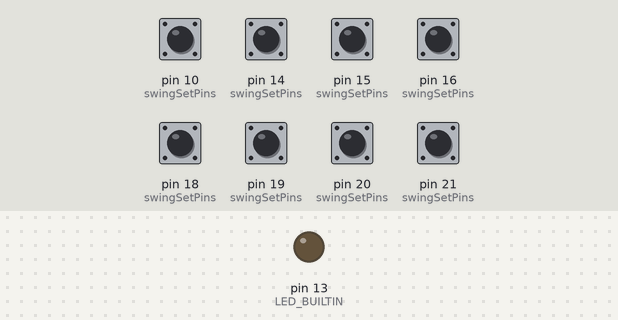
This sketch was run on a simulated Arduino Leonardo, built with avr-gcc and run on an emulated ATmega32U4. On the bench: output pins drawn as LEDs (lit = HIGH). Inputs (shaded band) come from the test bench; at power-on: pin 10 (swingSetPins), pin 14 (swingSetPins), pin 15 (swingSetPins), pin 16 (swingSetPins), pin 18 (swingSetPins), pin 19 (swingSetPins), pin 20 (swingSetPins), pin 21 (swingSetPins) HIGH.

Above: at 1.2 s.
1.3 s: pin 10 (swingSetPins) pulled LOW for 0.15 s
At 2.2 s:
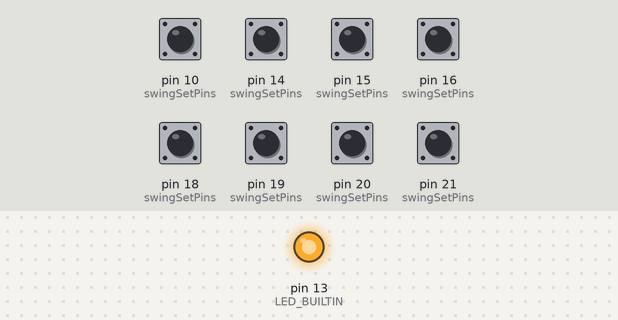
4.4 s: pin 10 (swingSetPins) pulled LOW for 1 s
At 7.6 s:
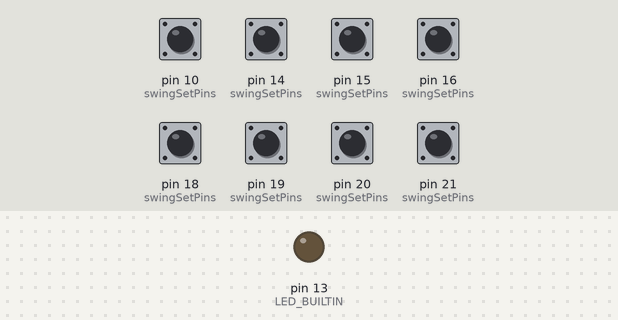
7.9 s: pin 14 (swingSetPins) pulled LOW for 0.15 s
At 8.4 s:
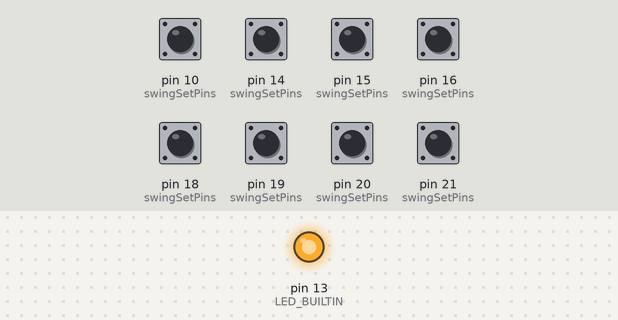
Timing chart, 0 to 11.5 s (numbered marks = the images above; inputs shaded):
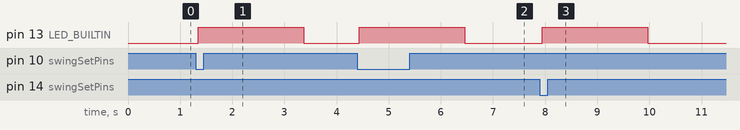

Measured:
- after the input at 1.3 s, pin 13 (LED_BUILTIN): LOW → HIGH after 0.05 s, → LOW 2.0 s later
- after the input at 4.4 s, pin 13 (LED_BUILTIN): LOW → HIGH at once, → LOW 2.0 s later
- after the input at 7.9 s, pin 13 (LED_BUILTIN): LOW → HIGH after 0.05 s, → LOW 2.0 s later

The sketch:

SwingSet.ino
```cpp
//SwingSet Production code
// Directions for use:
//    1) Flash with board type: Arduino Leonardo
//    2) Connect back to the server (ethernet USB extender) - verify all connections are secure
//    3) make sure playground piece to test is the only one plugged in
//    4) open MIDI viewer, select arduino leonardo, test the playground piece
//    5) Expected behavior: When you sit on a swing the MIDI viewer will display the MIDI data
//                          if midi type is CC, then the channel(4), control number (80-83) and value (10 = OFF, 100 = ON) should be displayed
//                          if midi type is note, then the channel(4) and note, Swing 0 (53 = F), Swing 1 (55 = G), Swing 2 (57 = A), Swing 3 (59 = B) will be displayed
//    NOTE: switches need to be wired with the COM1 terminal to GND (black) and NO3 terminal to signal wire (yellow or blue)

// MIDI SETTINGS:
#define channel 3         // Can be anywhere from 0-15 reported to user as 1-16: These need to be unique
#define ccControl 80      // need to avoid 32 (used for lots of things internally in Ableton
                          // control number (0-119). for safety dont overlap with any other playground piece
#define ccON 100          // CC value above 64 is on signal to ableton
#define ccOFF 10          // CC value below 63 is off signal to ableton

#include <MIDIUSB.h>
const int MIDI_cc = 1;
const int MIDI_note = 2;
int MIDI_DataType;

/////----DEBUG SETTINGS:
//--DEBUG = -1 :: Timing info
//--DEBUG = 0  :: Production state NEED TO BE 0 FOR FINAL INSTALL
//--DEBUG >= 1  :: Swing logic, what swing is triggered and the note being sent
const int DEBUG = 0;

//CONTROL LOGIC SETTINGS: Timing Variables and data structure
long cycle = 0; //used to determine how many milliseconds since the last ping cycle
int cycleLED = 0; //used to keep track of how long the LED has been on and turn it off within a second
const int NUMSWINGS = 4;  // 4 swings per swing set
const int NUMSENSORS = 2; // 2 sensors per swing
const int READSPERCYCLE = 10; //can be used for debouncing the switches if needed
int sensorLog[NUMSWINGS][NUMSENSORS];  //raw data within each cycle
int triggeredSwings[NUMSWINGS]; //used to bridge the cycles
int tempSum[NUMSWINGS]; //sums two sensors into one read out
const int SEC = 1000; //define 1 second as 1000 ms
const int minOFFdelay = 1 * SEC; //used to hold the merry go round on if it is used for less than 3 seconds.
const int cycleRefresh = 200; // 200ms delays to reads
int lastON[NUMSWINGS]; //time of the last ON signal sent. used to make sure the trigger is on for longer than minOFFdelay

int swingSetPins[NUMSWINGS][NUMSENSORS] = //pin numbers for each swing. two sensors per swing
{ {10,16},  //Swing 1
  {14, 15}, //Swing 2
  {18, 19}, //Swing 3
  {20, 21}  //Swing 4
};

//MIDI methods:
void controlChange(byte thechannel, byte control, byte value) {
  midiEventPacket_t event = {0x0B, 0xB0 | thechannel, control, value};
  MidiUSB.sendMIDI(event);
  MidiUSB.flush();
}

void noteOn(byte thechannel, byte pitch, byte velocity) {
  midiEventPacket_t noteOn = {0x09, 0x90 | thechannel, pitch, velocity};
  MidiUSB.sendMIDI(noteOn);
}

void noteOff(byte thechannel, byte pitch, byte velocity) {
  midiEventPacket_t noteOff = {0x08, 0x80 | thechannel, pitch, velocity};
  MidiUSB.sendMIDI(noteOff);
}

//ARDUINO SETUP: initialize all variables to their default state and setup serial monitor.
//              -setup pinout for the board.
//              -switches need to be wired with the COM1 terminal to GND (black) and NO3 terminal to signal wire (yellow or blue)
void setup() {

  Serial.begin(115200);

  cycle = millis();

  //set the midi data type
  MIDI_DataType = MIDI_cc; //options: MIDI_note or MIDI_cc

  //initialize data structure and pinModes
  for (int i = 0; i < NUMSWINGS; i++) {
    tempSum[i] = 0;
    lastON[i] = -1; //lastON < 0 is off.

    for (int k = 0; k < NUMSENSORS; k++) {
      sensorLog[i][k] = 0;
      pinMode(swingSetPins[i][k], INPUT_PULLUP);
    }
  }

  //onboard LED to notify locally of triggers
  pinMode(LED_BUILTIN, OUTPUT);

}

//CONTROL LOGIC:
void loop() {
  int refreshTime = millis() - cycle;
  if (DEBUG == -1 ) { // used to tell how long it takes to process the data
    Serial.print("_____________________________cycle refresh = ");
    Serial.print(refreshTime);
    Serial.println("ms");
    cycle = millis();
  }

  //turn off LED
  int ledTimeON = millis() - cycleLED;
  if (ledTimeON > 1*SEC) {
    digitalWrite(LED_BUILTIN, LOW); //turn off bulliten light
  }

  //check the sensors
  for (int i = 0 ; i < NUMSWINGS; i++) { //now Cycle through and collect the values from each sensor
      sensorLog[i][0] = digitalRead(swingSetPins[i][0]); //read both sensors at the same time
      sensorLog[i][1] = digitalRead(swingSetPins[i][1]);
      for (int k = 0; k < NUMSENSORS; k++) {
        if (sensorLog[i][k] == LOW) tempSum[i]++;
      }
    delay(7); // delay 10 ms to let the other swith depress on each swing
  }

  //delay(cycleRefresh); //simply slows down the reads if necessary

  //determine when and what midi signals to send
  for (int i = 0 ; i < NUMSWINGS; i++) {

    if ((tempSum[i] > 0) && !triggeredSwings[i] && lastON[i] < 0) { //new Event on sensor "i"; send midi signal to turn on
      triggeredSwings[i] = 1; //log the swing as on
      digitalWrite(LED_BUILTIN, HIGH); //tell the board we have a triggered sensor
      cycleLED = millis(); //log the time the LED was turned on
      lastON[i] = millis(); //log the time we are turning on the swing

      if(DEBUG == 0){/// PRODUCTION CODE: midi signals being sent to server
        if(MIDI_DataType == MIDI_cc){
          controlChange(channel, ccControl + i, ccON);
        }
        else if(MIDI_DataType == MIDI_note){
          //Note Swing 0 (53 = F), Swing 1 (55 = G), Swing 2 (57 = A), Swing 3 (59 = B)
          int note = 53 + 2 * i; //log which note should be sent
          noteOn(channel, note, 127);
          //noteOff(channel, note, 127); //only needed if ableton needs an off signal
        }
      }
      else if (DEBUG >= 1) { /// Raw sensors data being read, and midi signals being sent in Serial Monitor
        if(MIDI_DataType == MIDI_cc){
            Serial.print("Swing "); Serial.print(i+1); Serial.print(" :: Sensors(");
            Serial.print(sensorLog[i][0]); Serial.print(" , ");
            Serial.print(sensorLog[i][1]);
            Serial.print(" ) :: Turning ON (value = 100) :: control# ");
            Serial.println(ccControl + i);
        }
        else if(MIDI_DataType == MIDI_note){
            Serial.print("Swing "); Serial.print(i+1); Serial.print(" :: Sensors(");
            Serial.print(sensorLog[i][0]); Serial.print(" , ");
            Serial.print(sensorLog[i][1]);
            Serial.print(" ) :: Turning ON :: with note ");

            int note = 53 + 2 * i; //log which note should be sent
              switch (note) {
                case 53:
                  Serial.println("F");
                  break;
                case 55:
                  Serial.println("G");
                  break;
                case 57:
                  Serial.println("A");
                  break;
                case 59:
                  Serial.println("B");
                  break;
              }
        }
      }
    } else if ((tempSum[i] == 0) && triggeredSwings[i] && ((millis() - lastON[i]) > minOFFdelay)) { //new off signal

      //change all the control values in the data structure
      triggeredSwings[i] = 0; //log the sensor as off
      lastON[i] = -1;
      digitalWrite(LED_BUILTIN, HIGH); //tell the board we have a triggered sensor
      cycleLED = millis(); //log the time the LED was turned on

      if(DEBUG == 0){/// PRODUCTION CODE: midi signals being sent to server
        if(MIDI_DataType == MIDI_cc){
          controlChange(channel, ccControl + i, ccOFF);
        }
        else if(MIDI_DataType == MIDI_note){
          //Note Swing 0 (53 = F), Swing 1 (55 = G), Swing 2 (57 = A), Swing 3 (59 = B)
          int note = 53 + 2 * i; //log which note should be sent
          noteOn(channel, note, 127);
          //noteOff(channel, note, 127); //only needed if ableton needs an off signal
        }
      }
      else if (DEBUG >= 1) { /// Raw sensors data being read, and midi signals being sent in Serial Monitor
        if(MIDI_DataType == MIDI_cc){
            Serial.print("Swing "); Serial.print(i+1); Serial.print(" :: Sensors(");
            Serial.print(sensorLog[i][0]); Serial.print(" , ");
            Serial.print(sensorLog[i][1]);
            Serial.print(" ) :: Turning OFF (value = 10) :: control# ");
            Serial.println(ccControl + i);
        }
        else if(MIDI_DataType == MIDI_note){
            Serial.print("Swing "); Serial.print(i+1); Serial.print(" :: Sensors(");
            Serial.print(sensorLog[i][0]); Serial.print(" , ");
            Serial.print(sensorLog[i][1]);
            Serial.print(" ) :: Turning OFF :: with note ");

            int note = 53 + 2 * i; //log which note should be sent
              switch (note) {
                case 53:
                  Serial.println("F");
                  break;
                case 55:
                  Serial.println("G");
                  break;
                case 57:
                  Serial.println("A");
                  break;
                case 59:
                  Serial.println("B");
                  break;
              }
        }
      }
    }

      tempSum[i] = 0; //clear for the next cycle

  }

}
```
